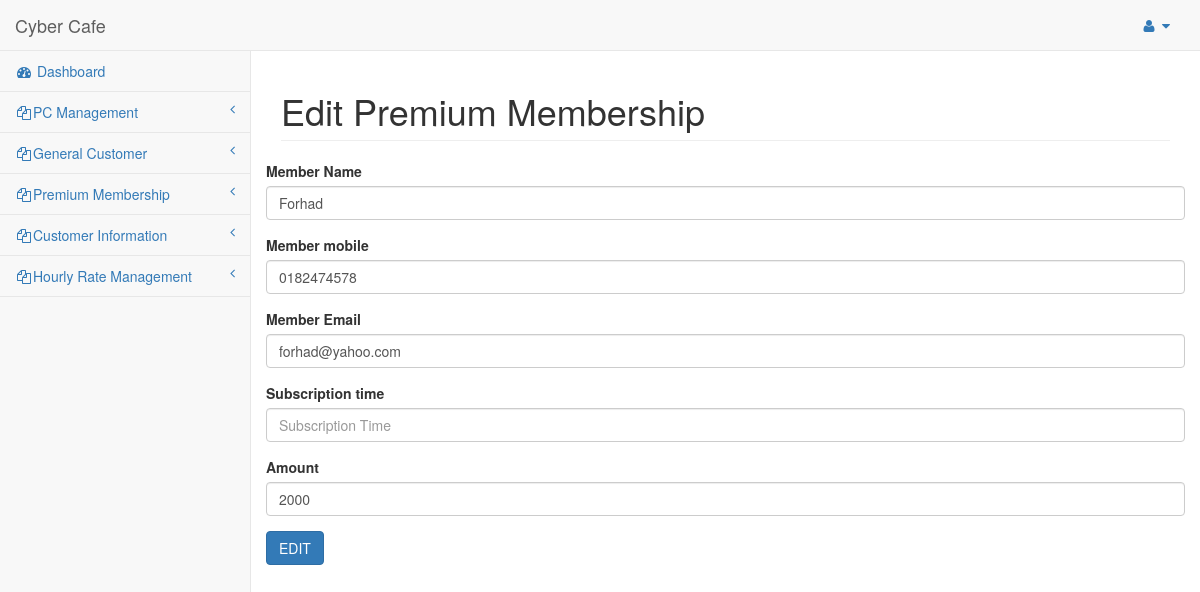
The app's page /edit_premium_mem.php?rid=1 (signed in) with its own data.
### tables this page shows
CREATE TABLE `premium_mem` (
  `member_id` int(100) NOT NULL,
  `mem_name` varchar(100) NOT NULL,
  `mem_mobile` varchar(100) NOT NULL,
  `mem_email` varchar(20) NOT NULL,
  `sub_hour` varchar(100) NOT NULL,
  `remain_hour` varchar(50) NOT NULL,
  `reg_date` date NOT NULL,
  `amount` int(100) NOT NULL,
  `del_status` int(10) NOT NULL
);

### inc/functions.php (called while the page is built, shortened)
<?php
	function SelectAllWhere($table,$where,$value)
	{
		$query="SELECT * from $table where $where=$value";
		$select=mysql_query($query) or die(mysql_error());
		$result = Array();
		while($row = mysql_fetch_assoc($select)){
			$result[] = $row;
		}
		return $result;
	}
?>

### edit_premium_mem.php (the view, shortened to what this page needs)
<?php
	include('inc/header.php');
	include('inc/nav.php');
	include('inc/functions.php');
?>
        <div id="page-wrapper">
		<?php
			if(isset($_GET['rid']))
			{
				$member_id=$_GET['rid'];
				$row=SelectAllWhere('premium_mem','member_id',$member_id);
				foreach($row as $rw)
				{
					extract($rw);
				}
		?>
            <div class="row">
                <div class="col-lg-12">
                    <h1 class="page-header">Edit Premium Membership</h1>
                </div>
            </div>
            <div class="row">
                <form action="inc/query.php" method="POST">
				  <div class="form-group">
					<label for="mem_name">Member Name</label>
					<input type="text" class="form-control" id="mem_name" placeholder="Member Name" name="mem_name" value='<?php echo $mem_name;?>'>
				  </div>
				   <div class="form-group">
					<label for="mem_mobile">Member mobile</label>
					<input type="text" class="form-control" id="mem_mobile" placeholder="Member Mobile" name="mem_mobile" value='<?php echo $mem_mobile;?>'>
				  </div>
				   <div class="form-group">
					<label for="mem_email">Member Email</label>
					<input type="email" class="form-control" id="mem_email" placeholder="Member Email" name="mem_email" value='<?php echo $mem_email;?>'>
				  </div>
				  <div class="form-group">
					<label for="date">Subscription time</label>
					<input type="text" class="form-control" id="sub_time" placeholder="Subscription Time" name="sub_time" value='<?php echo $sub_time;?>'>
				  </div>
				  <div class="form-group">
					<label for="amount">Amount</label>
					<input type="number" class="form-control" id="amount" placeholder="Amount" name="amount" value='<?php echo $amount;?>'>
				  </div>
				  <input type="submit" class="btn btn-primary" name="edit_premium_mem" value="EDIT"/>
				</form>
            </div>
        </div>
    </div>
<?php
	}
	include('inc/footer.php');
?>

### css/cyber.css (style rules this page uses)
body { background-color: #f8f8f8; }
#page-wrapper { padding: 0 15px; min-height: 568px; background-color: #fff; }
@media (min-width:768px) { #page-wrapper { position: inherit; margin: 0 0 0 250px; padding: 0 30px; border-left: 1px solid #e7e7e7; } }

### records on screen
premium_mem: mem_name "Forhad", mem_mobile "0182474578", mem_email "forhad@yahoo.com", amount "2000"
